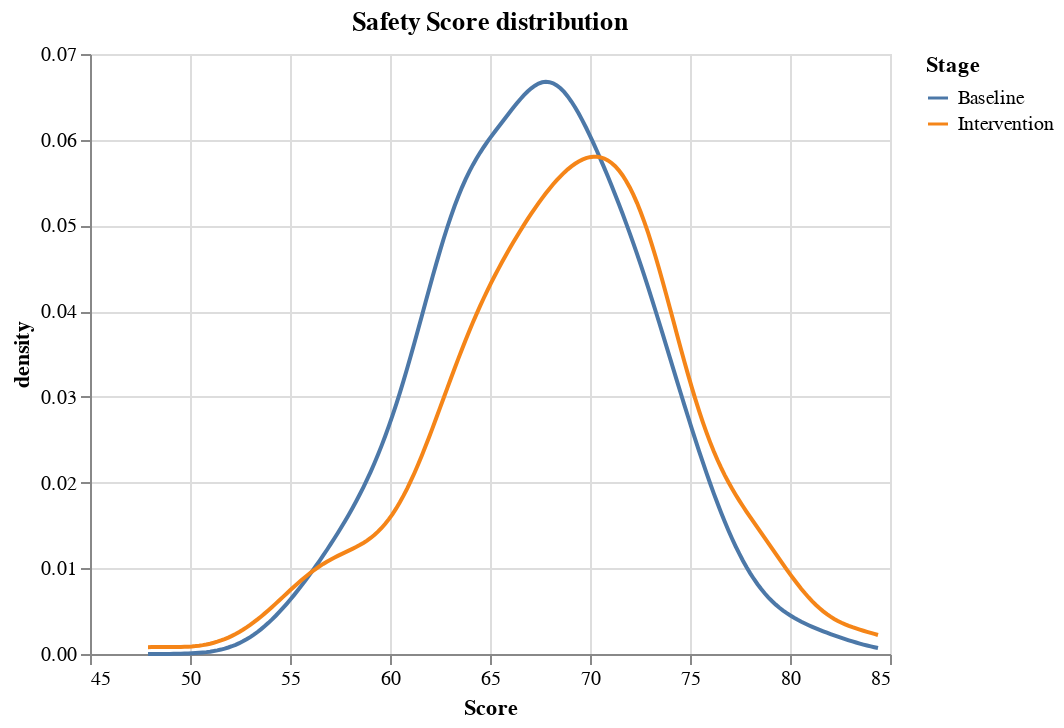

The notebook cell saved with this chart:
### Markdown cell above
### Distribution of scores

### Code cell
alt.Chart(melted_df).transform_density(
    'Average Safety Score', 
    groupby=['Stage'],
    as_=['Score', 'density']
).mark_line().encode(
    x='Score:Q',
    y='density:Q',
    color='Stage'
).properties(title="Safety Score distribution")

### Figure 1 — Vega-Lite specification as saved in the notebook (floating-point values rounded to 4 significant figures; data arrays with more than 128 entries replaced by an {"elided": "..."} marker saying what was removed)
{"config": {"view": {"continuousWidth": 400, "continuousHeight": 300}}, "data": {"name": "data-d5ba96621b242b8e6261dea4c29b3301"}, "mark": "line", "encoding": {"color": {"field": "Stage", "type": "nominal"}, "x": {"field": "Score", "type": "quantitative"}, "y": {"field": "density", "type": "quantitative"}}, "title": "Safety Score distribution", "transform": [{"density": "Average Safety Score", "groupby": ["Stage"], "as": ["Score", "density"]}], "$schema": "https://vega.github.io/schema/vega-lite/v4.17.0.json", "datasets": {"data-d5ba96621b242b8e6261dea4c29b3301": {"elided": "534 records"}}}
